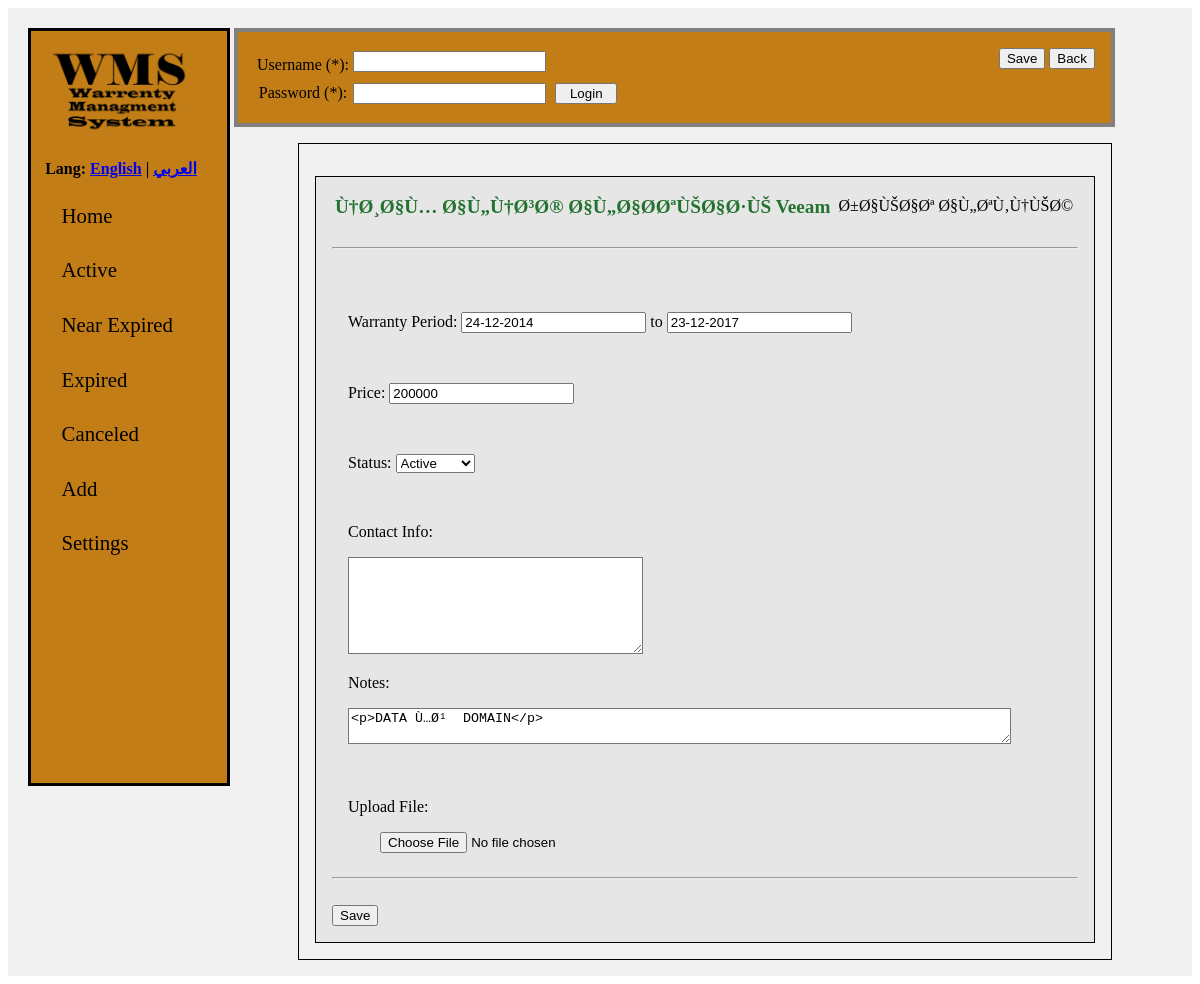
The page /en/edit_warranty.php?id=51 on the database its author committed.
### tables this page shows
CREATE TABLE `warranty_entries` (
  `id` int(11) NOT NULL,
  `warranty_id` int(11) NOT NULL,
  `product_name` varchar(255) NOT NULL,
  `company_name` varchar(255) NOT NULL,
  `status` varchar(20) NOT NULL DEFAULT 'active',
  `pending_notes` varchar(3000) NOT NULL,
  `price` varchar(50) NOT NULL,
  `contact_info` varchar(1000) NOT NULL,
  `notes` varchar(3000) NOT NULL,
  `files` varchar(1000) NOT NULL,
  `start_date` date NOT NULL,
  `end_date` date NOT NULL,
  `created_by` varchar(50) NOT NULL DEFAULT 'Unspecified',
  `creation_date` date NOT NULL
);

### en/constants.php (called while the page is built, shortened)
<?php
function get_preferences() {
	return parse_ini_file("preferences.ini");
}
?>

### en/search_functions.php (called while the page is built, shortened)
<?php
function search_warranties($id, $warranty_id, $product_name, $company_name, $status, $pending_notes, $price, $contact_info, $notes, $date_range, $created_by) {
	include_once 'mysql_connect.php';
	include_once 'constants.php';
	$link = connectDatabase();
	$prefs = get_preferences();
	$search_fields = "";
	$single_search = " end_date IN (SELECT MAX(end_date) FROM ".$prefs['mysql_table_warranties']." GROUP BY warranty_id)";
	if($id != "") {
		$search_fields .= " id = '".bhp($link, $id)."'";
		$single_search = "";
	} else if($warranty_id != "") {
		$search_fields .= " warranty_id = '".bhp($link, $warranty_id)."'";
		$single_search = "";
	}
	$and = "AND";
	if($search_fields == "" || $single_search == "")
		$and = "";
	$query = "SELECT * FROM ".$prefs['mysql_table_warranties']." WHERE ".$single_search." ".$and." ".$search_fields." ORDER BY end_date DESC";
	$result_set = db_query($link, "Anonymous", $query);
	return $result_set;
}
function date_in_range($start_date, $end_date, $date_input)
{
  $start_ts = strtotime($start_date);
  $end_ts = strtotime($end_date);
  $user_ts = strtotime($date_input);
  return (($user_ts >= $start_ts) && ($user_ts <= $end_ts));
}
?>

### en/mysql_connect.php (called while the page is built, shortened)
<?php
	function bhp($link, $dat) {
		return mysqli_escape_string($link, bbhp($dat));
	}
	function bbhp($dat) {
		return addslashes(stripslashes($dat));
	}
	function connectDatabase() {
		include_once "constants.php";
		$prefs = get_preferences();
		return mysqli_connect($prefs['mysql_host'], $prefs['mysql_username'], $prefs['mysql_password'], $prefs['mysql_database']);
	}
	function db_query($link, $username, $query) {
		$result = mysqli_query($link, $query);
		return $result;
	}
?>

### en/edit_warranty.php (the view, shortened to what this page needs)
<?php
	include_once 'mysql_connect.php';
?>
<!DOCTYPE html>
<html>
	<head>
	</head>
	<body>
		<div class="wrapper">
			<?php
				include_once 'header.php';
				include_once 'required_imports.php';
			?>
			<form method="POST" enctype="multipart/form-data">
				<div class="control_menu">
					<?php
					include_once 'login.php';
					?>
					<div class="actions">
						<input type="submit" value="Save" name="save"/>
						<input type="submit" value="Back" name="back"/>
					</div>
				</div>
				<div class="body_content">
					<?php
						if(isset($_GET['id']))
						{
							include_once 'mysql_connect.php';
							include_once 'search_functions.php';
							include_once 'constants.php';
							$prefs = get_preferences();
							$id = bbhp($_GET['id']);
							$warranty_id = "";
							$product_name = "";
							$company_name = "";
							$status = "";
							$pending_notes = "";
							$price = "";
							$contact_info = "";
							$notes = "";
							$date_range = "";
							$created_by = "";
							$result = search_warranties($id, $warranty_id, $product_name, $company_name, $status, $pending_notes, $price, $contact_info, $notes, $date_range, $created_by);
							$warranty = mysqli_fetch_array($result);
							$current_time = strtotime("today");
							if($warranty['status'] == 'canceled') {
								$title_css = "canceled";
								$canceled = 'selected';
							} else if($warranty['status'] == 'expired') {
								$title_css = "expired";
								$expired = 'selected';
							} else if($warranty['status'] == 'pending') {
								$title_css = "pending";
								$pending = 'selected';
							} else if(date_in_range($current_time, date("Y-m-d", strtotime("+90 day", $current_time)), $warranty['end_date'])) {
								$title_css = "near_expired";
								$active = 'selected';
							} else {
								$title_css = "active";
								$active = 'selected';
							}
							echo '
								<input type="hidden" name="warranty_id" value="'.$warranty['warranty_id'].'">
								<div class="entry">
									<div class="content">
										<div class="header">
											<text class="title"> <a href="/search.php?warranty_id='.$warranty['warranty_id'].'" class="'.$title_css.'">'.$warranty['product_name'].'</a></text>
											<text class="date">'.$warranty['company_name'].'</text>
										</div><br/><hr/><br/>
										<div class="details"><br/>
											<p>Warranty Period: <input type="text" name="start_date" id="start_date" value="'.date($prefs['date_format'], strtotime($warranty['start_date'])).'"/> to <input type="text" name="end_date" id="end_date" value="'.date($prefs['date_format'], strtotime($warranty['end_date'])).'"/></p><br/>
											<p>Price: <input type="text" name="price" value="'.$warranty['price'].'"></input></p><br/>
											<p>Status:
												<select name="status" id="status">
													<option value="active" '.@$active.'>Active</option>
													<option value="pending" '.@$pending.'>Pending</option>
													<option value="expired" '.@$expired.'>Expired</option>
													<option value="canceled" '.@$canceled.'>Canceled</option>
												</select>
											</p>
											<p><div id="pending_notes"><p>Pending Notes:</p> <textarea name="pending_notes" class="pending_notes">'.$warranty['pending_notes'].'</textarea></div></p><br/>
											<div id="contact_info"><p>Contact Info:</p> <textarea name="contact_info" class="contact_info">'.$warranty['contact_info'].'</textarea></div>
											<p>Notes: <div class="notes"><textarea name="notes" id="notes" class="notes">'.$warranty['notes'].'</textarea></div></p><br/>
										';
										echo '
										<p> Upload File: </p> <div style="padding-left: 2em">
											<input type="file" name="fileToUpload" id="fileToUpload"/>
										</div>
										</div>
										<div class="actions" style="padding-top: 1em;">
											<hr/><br/>
											<input type="submit" value="Save" name="save"/>
										</div>
								</div>
								<script>tinymce.init({ selector:\'textarea\' });</script>
							';
						}
						if(isset($_GET['warranty_id']) && (isset($_POST['cancel']) || isset($_POST['save']))) {
							include_once 'mysql_connect.php';
							include_once 'search_functions.php';
							include_once "user_auth.php";
							include_once 'constants.php';
							$prefs = get_preferences();
							$link = connectDatabase();
							if(isset($_SESSION['status']) && $_SESSION['status'] == 1) {
								$result_set = search_warranties("", bbhp($_GET['warranty_id']), "", "", "", "", "", "", "", "", "");
								$warranty_id = bbhp($_GET['warranty_id']);
								$id = mysqli_fetch_array($result_set)['id'];
								if(!is_numeric($id)) {
								} else if(isset($_POST['save'])) {
									$query = "UPDATE ". $prefs["mysql_table_warranties"] ."
										SET
											product_name=\"".bhp($link, $_POST['product_name'])."\",
											company_name=\"".bhp($link, $_POST['company_name'])."\"
											";
									$query.="
										WHERE
											warranty_id=".$warranty_id."
											";
									$update_result = db_query($link, $_SESSION['username'], $query);
									if(!$update_result) {
										echo "<script type='text/javascript'>alert('Could not update warranty.')</script>";
									} else {
										echo "<script type='text/javascript'>window.location.assign('search.php?warranty_id=".$_GET['warranty_id']."')</script>";
									}
								}
							} else {
								echo "<script type='text/javascript'>alert('You must be logged in.')</script>";
							}
						} else if(isset($_GET['id']) || isset($_POST['save'])) {
							include_once 'mysql_connect.php';
							include_once 'search_functions.php';
							include_once 'constants.php';
						}
					?>
				</div>
			</form>
		</div>
	</body>
</html>

### en/style.css (style rules this page uses)
.wrapper { width: 100% - 2em; height: 100% - 2em; padding: 2vh; margin: auto; background-color: #f1f1f1; }
.body_content { margin: auto; padding: 1em; overflow: hidden; height: 100%; width: 65vw; border: solid 1px; border-color: black; }
.title a { text-decoration: none; }
.title a.active { color: #23722f; }
.entry { overflow: hidden; width: 100% - 3em; height: 100%; min-height: 50vh; padding: 1em; border: solid 1px; border-color: black; margin: auto; margin-top: 1em; background: #e6e6e6; }
.entry a { text-decoration: none; color: #236672; }
.entry .content { float: left; width: 100%; }
.entry .content .header { width: 100%; overflow: hidden; }
.entry .content .header .title { padding: 3px; color: #404040; font-size: 1.2em; font-weight: bold; float: left; }
.entry .content .header .date { float:right; padding: 0.3em; }
.entry .content .header .title a { text-decoration: none; }
.entry .content .details { margin: auto; font-size: 1em; padding-top: 0.2em; padding-left: 1em; }
.entry .content .details textarea.notes { width: 90%; height: 100%; background: white; }
.entry .content .details textarea { height: 1em; min-width: 20em; }
.entry .content .details .contact_info { background: white; min-height: 75px; padding: 10px; padding-left: 1em; padding-right: 1em; }
.control_menu { float: left; background: #c27d16; margin: auto; overflow: hidden; position: relative; //height: relative; width: 73%; border: solid 4px; //border-left: 0; border-color: gray; padding: 1em; margin-top: 4px; margin-bottom: 1em; }
.control_menu .actions { float: right; }

### style.css (style rules this page uses)
.wrapper { width: 100% - 2em; height: 100% - 2em; padding: 2vh; margin: auto; background-color: #f1f1f1; }
.body_content { margin: auto; padding: 1em; overflow: hidden; height: 100%; width: 65vw; border: solid 1px; border-color: black; }
.title a { text-decoration: none; }
.title a.active { color: #23722f; }
.entry { overflow: hidden; width: 100% - 3em; height: 100%; min-height: 50vh; padding: 1em; border: solid 1px; border-color: black; margin: auto; margin-top: 1em; background: #e6e6e6; }
.entry a { text-decoration: none; color: #236672; }
.entry .content { float: left; width: 100%; }
.entry .content .header { width: 100%; overflow: hidden; }
.entry .content .header .title { padding: 3px; color: #404040; font-size: 1.2em; font-weight: bold; float: left; }
.entry .content .header .date { float:right; padding: 0.3em; }
.entry .content .header .title a { text-decoration: none; }
.entry .content .details { margin: auto; font-size: 1em; padding-top: 0.2em; padding-left: 1em; }
.entry .content .details textarea.notes { width: 90%; height: 100%; background: white; }
.entry .content .details textarea { height: 1em; min-width: 20em; }
.entry .content .details .contact_info { background: white; min-height: 75px; padding: 10px; padding-left: 1em; padding-right: 1em; }
.control_menu { float: left; background: #c27d16; margin: auto; overflow: hidden; position: relative; //height: relative; width: 73%; border: solid 4px; //border-left: 0; border-color: gray; padding: 1em; margin-top: 4px; margin-bottom: 1em; }
.control_menu .actions { float: right; }

### rows shown on the page
warranty_entries: product_name "Ù†Ø¸Ø§Ù… Ø§Ù„Ù†Ø³Ø® Ø§Ù„Ø§Ø­ØªÙŠØ§Ø·ÙŠ Veeam", company_name "Ø±Ø§ÙŠØ§Øª Ø§Ù„ØªÙ‚Ù†ÙŠØ©", start_date "24-12-2014", end_date "23-12-2017", price "200000", notes "<p>DATA Ù…Ø¹ DOMAIN</p>"
